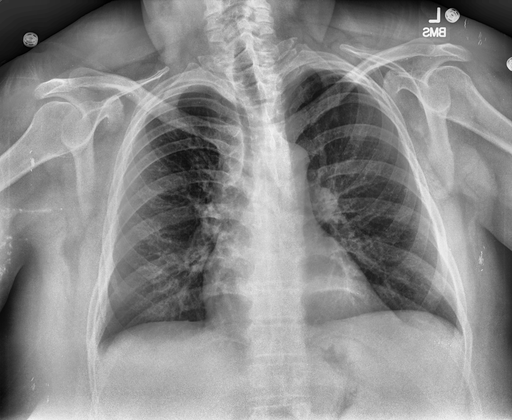
#> input picture images/I01.png, 512 x 420 px; its folder holds only this picture in this run
$ python regenerar_figuras_eurosat.py
#> lines starting #> are read from the running program, lines starting #| are printed output that depends on the picture
#!/usr/bin/env python3
"""
Script para regenerar figuras con las nuevas imágenes EuroSAT (I07, I08, I09).
Las imágenes satelitales ahora son:
  - I07.jpg: River (río)
  - I08.jpg: Highway (carretera)
  - I09.jpg: Industrial (puerto/industrial)
"""

import os
import sys
from pathlib import Path

import numpy as np
import matplotlib.pyplot as plt
from PIL import Image

from skimage import color, exposure
from skimage.filters import gaussian, median, sobel, laplace
from skimage.feature import canny
from skimage.morphology import disk, erosion, dilation, opening, closing, white_tophat
from skimage.transform import resize
from skimage.metrics import structural_similarity as ssim
from skimage.measure import label, regionprops_table

# Rutas
SCRIPT_DIR = Path(__file__).parent
BASE_DIR = SCRIPT_DIR.parent
IMG_DIR = BASE_DIR / "images"
FIG_DIR = BASE_DIR / "figures"
FIG_DIR.mkdir(exist_ok=True)

print("=" * 70)
print("REGENERANDO FIGURAS - Nuevas imágenes EuroSAT")
print("=" * 70)
print(f"Directorio de imágenes: {IMG_DIR}")
print(f"Directorio de figuras: {FIG_DIR}")

# ============================================================
# FUNCIONES AUXILIARES
# ============================================================

def load_gray(path, max_side=512):
    """Carga imagen en escala de grises y la normaliza."""
    img = Image.open(path)
    arr = np.asarray(img.convert("L"))
    x = arr.astype(np.float32) / 255.0
    x = exposure.rescale_intensity(x, in_range="image", out_range=(0, 1))
    h, w = x.shape
    scale = max(h, w) / max_side
    if scale > 1.0:
        new_h, new_w = int(h/scale), int(w/scale)
        x = resize(x, (new_h, new_w), anti_aliasing=True, preserve_range=True).astype(np.float32)
    return x

def spatial_filters(x):
    """Aplica filtros espaciales."""
    return {
        "gaussian_s1": gaussian(x, 1.0, preserve_range=True),
        "gaussian_s2": gaussian(x, 2.0, preserve_range=True),
        "median_r2": median(x, footprint=disk(2)),
        "median_r4": median(x, footprint=disk(4)),
        "unsharp_r1_a1": np.clip(x + (x - gaussian(x, 1.0))*1.0, 0, 1),
        "sobel": exposure.rescale_intensity(sobel(x), out_range=(0,1)),
        "laplace": exposure.rescale_intensity(np.abs(laplace(x)), out_range=(0,1)),
        "canny_s12": canny(x, 1.2).astype(np.float32),
    }

def morph_filters(x, r):
    """Aplica operaciones morfológicas."""
    se = disk(r)
    return {
        f"opening_r{r}": opening(x, se),
        f"closing_r{r}": closing(x, se),
        f"tophat_r{r}": white_tophat(x, se),
        f"erosion_r{r}": erosion(x, se),
        f"dilation_r{r}": dilation(x, se),
    }

def pipelines(x):
    """Pipelines combinados."""
    den = median(x, footprint=disk(3))
    p1 = np.clip(den + (den - gaussian(den, 1.5))*1.2, 0, 1)
    p2 = opening(closing(x, disk(3)), disk(3))
    return {
        "P1_med3+unsharp": p1,
        "P2_close+open": p2,
    }

def sigma_hat_fast(x):
    """Estimación rápida del ruido."""
    hp = x - gaussian(x, 1.0, preserve_range=True)
    med = np.median(hp)
    mad = np.median(np.abs(hp - med))
    return float(1.4826 * mad)

# ============================================================
# ENCONTRAR IMÁGENES
# ============================================================

# Buscar todas las imágenes I01-I09 (pueden ser .png o .jpg)
img_paths = []
for i in range(1, 10):
    for ext in ['.png', '.jpg', '.jpeg']:
        p = IMG_DIR / f"I{i:02d}{ext}"
        if p.exists():
            img_paths.append(p)
            break

print(f"\nImágenes encontradas: {len(img_paths)}")
for p in img_paths:
    print(f"  - {p.name}")

# Información de las imágenes (actualizado con las nuevas clases)
IMG_INFO = {
    "I01": ("Médica", "Open-I", "Radiografía tórax"),
    "I02": ("Médica", "Open-I", "Radiografía tórax"),
    "I03": ("Médica", "Open-I", "Radiografía tórax"),
    "I04": ("Industrial", "MVTec AD", "Grid (defecto)"),
    "I05": ("Industrial", "MVTec AD", "Leather (defecto)"),
    "I06": ("Industrial", "MVTec AD", "Metal nut"),
    "I07": ("Satélite", "EuroSAT RGB", "River"),
    "I08": ("Satélite", "EuroSAT RGB", "Highway"),
    "I09": ("Satélite", "EuroSAT RGB", "Industrial"),
}

# ============================================================
# 1. GRID DE ORIGINALES (3x3)
# ============================================================
print("\n[1/4] Generando originals_grid.png...")

if len(img_paths) >= 9:
    fig, axes = plt.subplots(3, 3, figsize=(10, 10))

    for i, (ax, p) in enumerate(zip(axes.ravel(), img_paths[:9])):
        x = load_gray(p, max_side=400)
        ax.imshow(x, cmap="gray", vmin=0, vmax=1)

        img_id = p.stem
        domain, source, desc = IMG_INFO.get(img_id, ("", "", ""))
        ax.set_title(f"{img_id}: {desc}\n({domain})", fontsize=9)
        ax.axis("off")

    fig.tight_layout()
    fig.savefig(FIG_DIR / "originals_grid.png", dpi=150, bbox_inches='tight')
    plt.close(fig)
    print("  ✓ originals_grid.png guardado")

# ============================================================
# 2. MONTAJES POR IMAGEN (especialmente I07)
# ============================================================
print("\n[2/4] Generando montajes...")

# Generar montaje para todas, pero especialmente I01, I04, I07
montage_targets = ["I01", "I04", "I07"]

for p in img_paths:
    img_id = p.stem
    if img_id not in montage_targets:
        continue

    print(f"  → Generando {img_id}_montage.png...")

    x = load_gray(p, max_side=512)
#> in load_gray, img is the input picture: PIL image 512x420 L; min 0, max 255, mean 138.8
    S = spatial_filters(x)
#> S = 8 items
    M = morph_filters(x, 4)
#> M = 5 items
    P = pipelines(x)
#> P = 2 items

    picks = [
        ("original", x),
        ("gaussian_s1", S["gaussian_s1"]),
        ("median_r2", S["median_r2"]),
        ("unsharp", S["unsharp_r1_a1"]),
        ("sobel", S["sobel"]),
        ("closing_r4", M["closing_r4"]),
        ("opening_r4", M["opening_r4"]),
        ("P1_med+unsharp", P["P1_med3+unsharp"]),
    ]

    fig, axes = plt.subplots(2, 4, figsize=(14, 7))
    axes = axes.ravel()
    for ax, (lab, im) in zip(axes, picks):
        ax.imshow(im, cmap="gray", vmin=0, vmax=1)
        ax.set_title(lab, fontsize=10)
        ax.axis("off")
#> this loop made 8 passes
#> lab on passes 1 to 8: 'original', 'gaussian_s1', 'median_r2', 'unsharp', 'sobel', 'closing_r4', 'opening_r4', 'P1_med+unsharp'

    domain, source, desc = IMG_INFO.get(img_id, ("", "", ""))
    fig.suptitle(f"Comparativa de filtros: {img_id} - {desc} ({domain})", fontsize=12, fontweight='bold')
    fig.tight_layout()
    fig.savefig(FIG_DIR / f"{img_id}_montage.png", dpi=150, bbox_inches='tight')
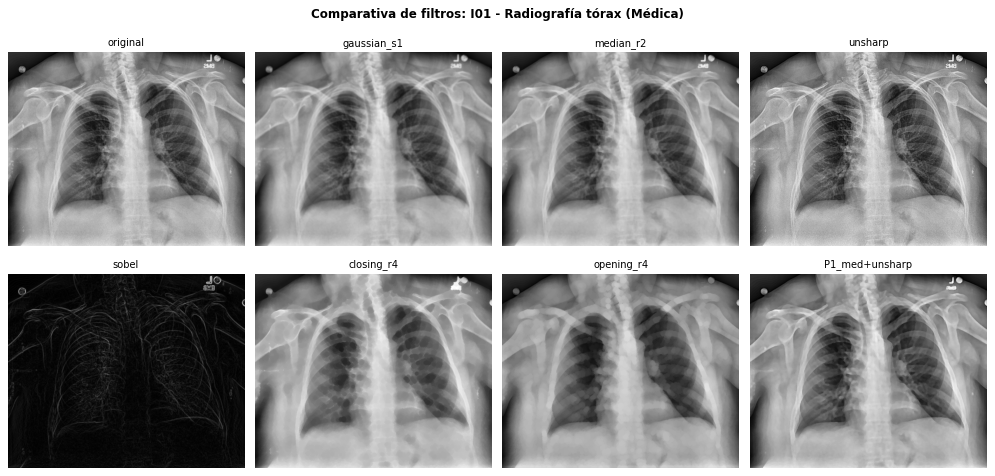
#> figure drawn by matplotlib, 8 panels
    plt.close(fig)
    print(f"  ✓ {img_id}_montage.png guardado")

# ============================================================
# 3. HISTOGRAMAS
# ============================================================
print("\n[3/4] Generando histogramas...")

hist_targets = ["I01", "I04", "I07"]

for p in img_paths:
    img_id = p.stem
    if img_id not in hist_targets:
        continue

    print(f"  → Generando {img_id}_hist.png...")

    x = load_gray(p, max_side=512)
    S = spatial_filters(x)

    fig, ax = plt.subplots(figsize=(8, 5))
    bins = np.linspace(0, 1, 257)

    h_orig, _ = np.histogram(x.ravel(), bins=bins, density=True)
#> h_orig = 256 values, max 2.71 at index 176, min 0 at index 252, mean 1
    h_gauss, _ = np.histogram(S["gaussian_s1"].ravel(), bins=bins, density=True)
#> h_gauss = 256 values, max 2.88 at index 176, min 0 at index 0, mean 1
    h_unsharp, _ = np.histogram(S["unsharp_r1_a1"].ravel(), bins=bins, density=True)
#> h_unsharp = 256 values, max 2.52 at index 177, min 0.00238 at index 252, mean 1

    ax.plot(bins[:-1], h_orig, label="original", linewidth=1.5, alpha=0.8)
    ax.plot(bins[:-1], h_gauss, label="gaussian_s1", linewidth=1.5, alpha=0.8)
    ax.plot(bins[:-1], h_unsharp, label="unsharp", linewidth=1.5, alpha=0.8)

    ax.legend(fontsize=10)
    domain, source, desc = IMG_INFO.get(img_id, ("", "", ""))
    ax.set_title(f"Histogramas normalizados: {img_id} - {desc}")
    ax.set_xlabel("Intensidad (0-1)")
    ax.set_ylabel("Densidad")
    ax.set_xlim(0, 1)
    fig.tight_layout()
    fig.savefig(FIG_DIR / f"{img_id}_hist.png", dpi=150, bbox_inches='tight')
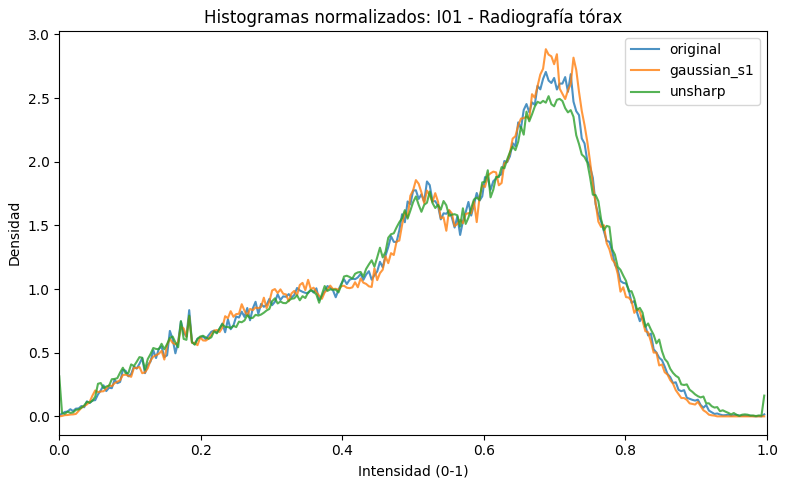
#> figure drawn by matplotlib, 1 panel; curve peaks at x = 0.688, y = 2.71; curve peaks at x = 0.688, y = 2.88; curve peaks at x = 0.691, y = 2.52
    plt.close(fig)
    print(f"  ✓ {img_id}_hist.png guardado")

# ============================================================
# 4. CALCULAR MÉTRICAS Y MOSTRAR RESUMEN
# ============================================================
print("\n[4/4] Calculando métricas para las imágenes satelitales...")

print("\n" + "=" * 70)
print("MÉTRICAS PARA IMÁGENES SATELITALES (I07-I09)")
print("=" * 70)

for p in img_paths:
    img_id = p.stem
    if img_id not in ["I07", "I08", "I09"]:
        continue

    x = load_gray(p, max_side=512)
    S = spatial_filters(x)

    domain, source, desc = IMG_INFO.get(img_id, ("", "", ""))
    print(f"\n{img_id}: {desc} ({domain})")
    print("-" * 50)

    # Calcular métricas para cada filtro
    results = []
    for name, y in S.items():
        if name in ["sobel", "laplace", "canny_s12"]:
            continue  # Skip edge detectors
        ssim_val = ssim(x, y, data_range=1.0)
        sigma_val = sigma_hat_fast(y)
        contrast = float(np.std(y))
        results.append((name, ssim_val, sigma_val, contrast))

    # Ordenar por SSIM
    results.sort(key=lambda t: t[1], reverse=True)

    print(f"{'Filtro':<20} {'SSIM':>8} {'σ_hat':>8} {'Contraste':>10}")
    print("-" * 50)
    for name, ssim_val, sigma_val, contrast in results:
        print(f"{name:<20} {ssim_val:>8.3f} {sigma_val:>8.3f} {contrast:>10.3f}")

# ============================================================
# RESUMEN FINAL
# ============================================================
print("\n" + "=" * 70)
print("¡COMPLETADO!")
print("=" * 70)

print("\n📊 IMÁGENES SATELITALES ACTUALIZADAS (EuroSAT RGB):")
print("-" * 70)
print(f"{'ID':<6} {'Clase':<15} {'Descripción':<40}")
print("-" * 70)
print(f"{'I07':<6} {'River':<15} {'Río con vegetación':<40}")
print(f"{'I08':<6} {'Highway':<15} {'Carretera/autopista':<40}")
print(f"{'I09':<6} {'Industrial':<15} {'Zona industrial/puerto con barcos':<40}")

print(f"\n📁 Figuras generadas en: {FIG_DIR}")
print("\nArchivos creados/actualizados:")
for f in sorted(FIG_DIR.glob("*.png")):
    print(f"  • {f.name}")

$ run again, on images/I07.jpg
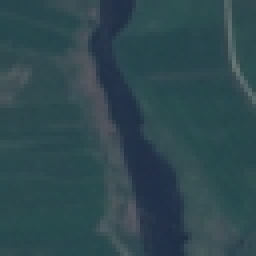
#> input picture images/I07.jpg, 64 x 64 px, given in place of I07.png, which was not available (shown 4 times larger)
#> in load_gray, img is the input picture: PIL image 64x64 RGB; mean R, G, B 47.2, 72.3, 79.3
#> S = 8 items
#> M = 5 items
#> P = 2 items
#> the loop `for ax, (lab, im) in zip(axes, picks):` made 8 passes
#> lab on passes 1 to 8: 'original', 'gaussian_s1', 'median_r2', 'unsharp', 'sobel', 'closing_r4', 'opening_r4', 'P1_med+unsharp'
#> h_orig = 256 values, max 28.69 at index 74, min 0 at index 1, mean 1
#> h_gauss = 256 values, max 10.12 at index 74, min 0 at index 0, mean 1
#> h_unsharp = 256 values, max 6.5 at index 72, min 0 at index 44, mean 1
#> `fig.savefig(FIG_DIR / f"{img_id}_hist.png", dpi=150, bbox_inches='tigh..`:
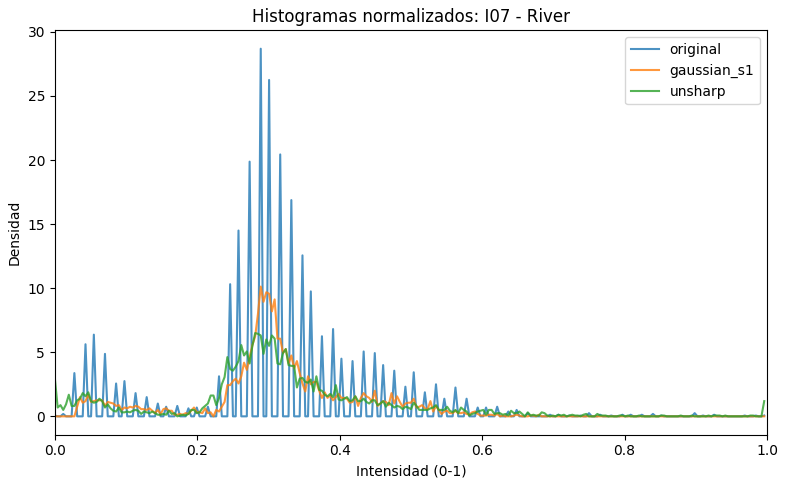
#> figure drawn by matplotlib, 1 panel; curve peaks at x = 0.289, y = 28.69; curve peaks at x = 0.289, y = 10.12; curve peaks at x = 0.281, y = 6.5
#> the loop `for name, y in S.items():` made 8 passes
#> (name, ssim_val, med in sigma_hat_fast, mad in sigma_hat_fast, sigma_val, contrast) on passes 1 to 5: ('gaussian_s1', 0.908, -0.00137, 0.00497, 0.00737, 0.111), ('gaussian_s2', 0.742, -0.000535, 0.00248, 0.00367, 0.0929), ('median_r2', 0.911, -0.000968, 0.00661, 0.0098, 0.115), ('median_r4', 0.764, -6.65e-05, 0.00428, 0.00634, 0.103), ('unsharp_r1_a1', 0.944, -0.00177, 0.0193, 0.0286, 0.146)
#> pass 3, in sigma_hat_fast (call 3), `hp = x - gaussian(x, 1.0, preserve_range=True)`:
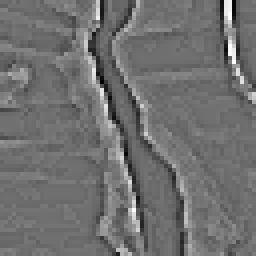
#> hp: shape (64, 64) float32 (shown 4 times larger); min -0.104, max 0.133, mean -1.35e-05; drawn with min black and max white
#> after the loop `for name, y in S.items():`: results = [('gaussian_s1', 0.908, 0.00737, 0.111), ('gaussian_s2', 0.742, 0.00367, 0.0929), ('median_r2', 0.911, 0.0098, 0.115), ('median_r4', 0.764, 0.00634, 0.103), ('unsharp_r1_a1', 0.944, 0.0286, 0.146)]
#> the loop `for name, ssim_val, sigma_val, contrast in results:` made 5 passes
#> (printed output is left out)
